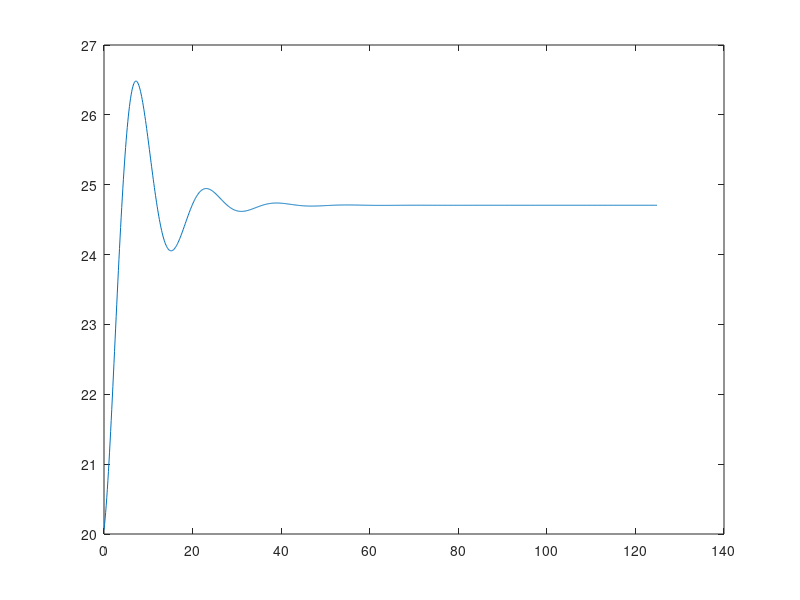

Write the MATLAB code that produced this figure.
format long;
A=50;
C=500;
M=20;
K=0.5;
Ti=20;
Te=20;
deltaT=0.125;
deltaCg=0.8;
beta=C/M;
tau=C/(K*A);
iter=1000;
tf=deltaT*iter;
kh=0.1;
kv=1;
kc=100;
kp=M/(K*A);
v=25;
c1=0;
m1=0;
m=0;
c=20;
constanteK=kv*kc*kh*kp;
betaLC=beta/(kv*kc*kh);
tauLC=tau/(1+constanteK);
r=kh*v; %r=ka*v y kh=ka;
tiempo=0;
e=r-c1;
FSV=2.5;
FK=5;
funcion=@(m1,y)(m1/beta)-((y-Te)/tau);
funcionValvula=@(p,y)(p/FSV)-(y/FK);
for i=1:iter
    e=r-c1;
    m=kc*e;
    m1Nuevo=m1+deltaT*funcionValvula(m,m1);
    m1=m1Nuevo;
    Cnuevo=c+deltaT*funcion(m1,c);
    c=Cnuevo;
    c1=kh*c;
    a(i)=tiempo;
    b(i)=Cnuevo;
    tiempo=tiempo+deltaT;
end
eehhloco=1/(1+constanteK)
plot(a,b);